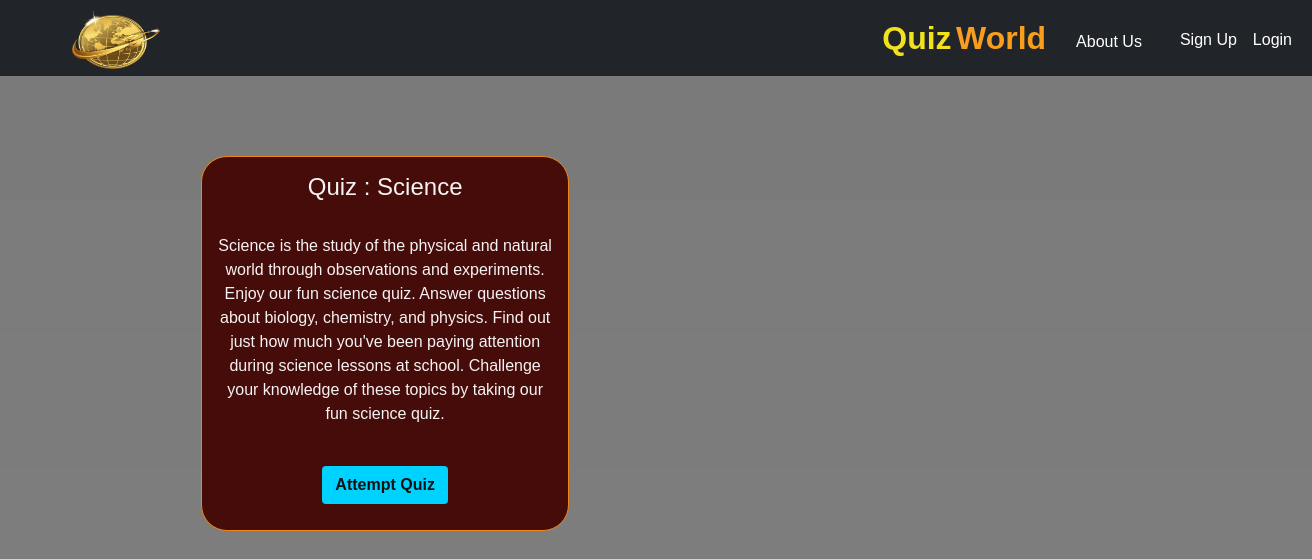
The page / on the database its author committed.
### quiz/models.py (models this page shows, shortened)
class Quiz(models.Model):
    name = models.CharField(max_length=50)
    desc = models.CharField(max_length=500)
    number_of_questions = models.IntegerField(default=1)
    time = models.IntegerField(help_text="Duration of the quiz in seconds", default="1")

### quiz/views.py (the view)
# urls.py: path("", views.index, name="index"),
def index(request):
    quiz = Quiz.objects.all()
    para = {'quiz': quiz}
    return render(request, "index.html", para)

### quiz/Templates/index.html (shortened to what this page needs)
{% extends 'base.html' %}
{% load static %}
{% block body %}
<body>
<br><br><br>
<div style="margin-left: 13.5%;" class="container">
  <div class="container mx-auto mt-2">
    <div class="row">
      {% for i in quiz %}
      <div class="col-md-6">
        <div class="card" style="width: 23rem;">
          <div class="card-body text-center">
            <h4 class="card-title" style="text-align: center;">Quiz : {{i.name}}</h4>
            <br>
            <p class="card-text">{{i.desc}}</p>
            <br>
            <button data-bs-target="#exampleModal" data-bs-toggle="modal" data-time="{{i.time}}"
              data-questions="{{i.number_of_questions}}" data-name="{{i.name}}" data-id="{{i.id}}" id="btn"
              style="justify-content: center;" class="btn attempt mr-2 modal-button">
              Attempt Quiz</button>
          </div>
        </div>
      </div>
      {% endfor %}
    </div>
  </div>
</div>
{% endblock %}
{% block js %}
</body>
{% endblock %}

### quiz/Templates/base.html (shortened to what this page needs)
<!doctype html>
<html lang="en">
<head>
  <link href="https://cdn.jsdelivr.net/npm/bootstrap@5.0.2/dist/css/bootstrap.min.css" rel="stylesheet"
>
{% load static %}
</head>
<div>
  <nav class="navbar navbar-expand-lg navbar-dark bg-dark" style="width: 100%;">
    <div class="container-fluid">
      <a class="navbar-brand  mr-auto " href="/">
        <img style="height: 62px;width: 150px; padding-left: 60px;" src="../static/images/Logo.png" /></a>
      {% if user.is_authenticated %}
      <div class="collapse navbar-collapse" style="justify-content: flex-end" id="navbarSupportedContent"></div>
      <span class="head1">Zimpliq</span>
      <span class="head2"> Quiz</span>
      <ul class="navbar-nav mb-2 mb-lg-0">
        <li class="nav-item">
          <a class="nav-link" href="#" style="padding-left: 15px; padding-top: 15%;">Welcome {{request.user}}</a>
        </li>
        <li class="nav-item">
          <a class="nav-link" href="/logout" style="padding-left: 5px; padding-top: 30%;">Logout</a>
        </li>
        {% if user.is_superuser %}
        <div class="collapse navbar-collapse" id="navbarNavDarkDropdown">
          <ul class="navbar-nav">
            <li class="nav-item dropdown">
              <a class="nav-link dropdown-toggle" href="#" id="navbarDarkDropdownMenuLink" role="button"
                data-bs-toggle="dropdown" aria-expanded="false" style="padding-right: 90px; padding-left: 5px; padding-top: 11%;">
                Admin
              </a>
              <ul class="dropdown-menu dropdown-menu-dark" aria-labelledby="navbarDarkDropdownMenuLink">
                <li><a class="dropdown-item" href="/add_quiz/">Add Quiz</a></li>
                <li><a class="dropdown-item" href="/add_question/">Add Questions</a></li>
                <li><a class="dropdown-item" href="/results/">Results of the Users</a></li>
              </ul>
            </li>
          </ul>
        </div>
        {% endif %}
      </ul>
    </div>
    {% else %}
    <ul class="navbar-nav me-auto mb-2 mb-lg-0" style="padding right=100%">
      <li><span class="head1" >Quiz</span>
        <span class="head2" >World</span></li>
      <li class="nav-item">
        <a class="nav-link" href="Templates/about_us.html" style="padding-left: 30px; padding-top: 15%; color:#FFF " >About Us</a>
      </li>
      <li class="nav-item">
        <a class="nav-link" href="/signup" style="padding-left: 30px; padding-top: 15%; color:#FFF " >Sign Up</a>
      </li>
      <li class="nav-item">
        <a class="nav-link" href="/login" style="padding-top: 25%; color:#FFF">Login</a>
      </li>
    </ul>
</div>
{% endif %}
</div>
{% block body %} {% endblock %}
{% block js %}{% endblock %}
</html>

### quiz/Templates/index.html (style rules this page uses)
body,h1 { font-family: "Raleway", sans-serif }
body, html { height: 100% }
body { background-image:linear-gradient(rgba(0, 0, 0, 0.527),rgba(0, 0, 0, 0.5)) , url('https://wallpaperaccess.com/full/124383.jpg'); min-height: 100%; background-position: center; background-size: cover; #opacity:0.9 }
.card { background: #460C09; border: 1.5px solid #F18614; color: rgba(250, 250, 250, 0.973); margin-bottom: 3rem; border-radius: 26px; width:400px; height:375px; }
.attempt { font-weight: 700; color: rgb(17, 17, 17); background: #00d2ff; }
.head1 { color: #F2E21D; font-size: 2rem; font-weight: bold; height: 50px; }
.head2 { color: #F99E1C; font-size: 2rem; font-weight: bold; }
.container-fluid { height: 60px; }

### rows shown on the page
Quiz: name "Science", desc "Science is the study of the physical and natural world through observations and experiments. Enjoy our fun science quiz. Answer questions about biology, chemistry, and physics. Find out just how much you've been paying attention during science lessons at school. Challenge your knowledge of these topics by taking our fun science quiz."
